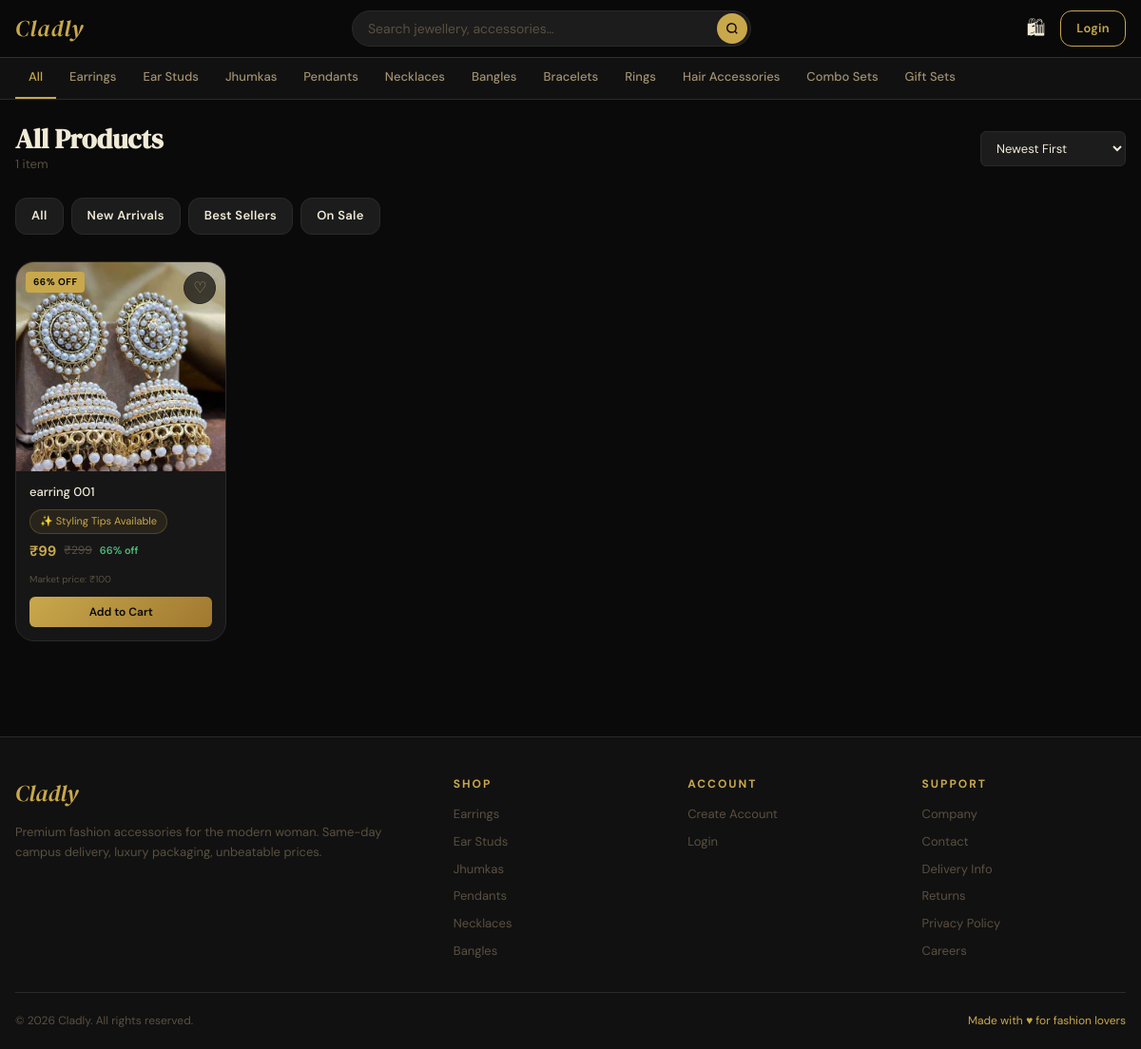
/products/, run on an earlier commit of the app's database.
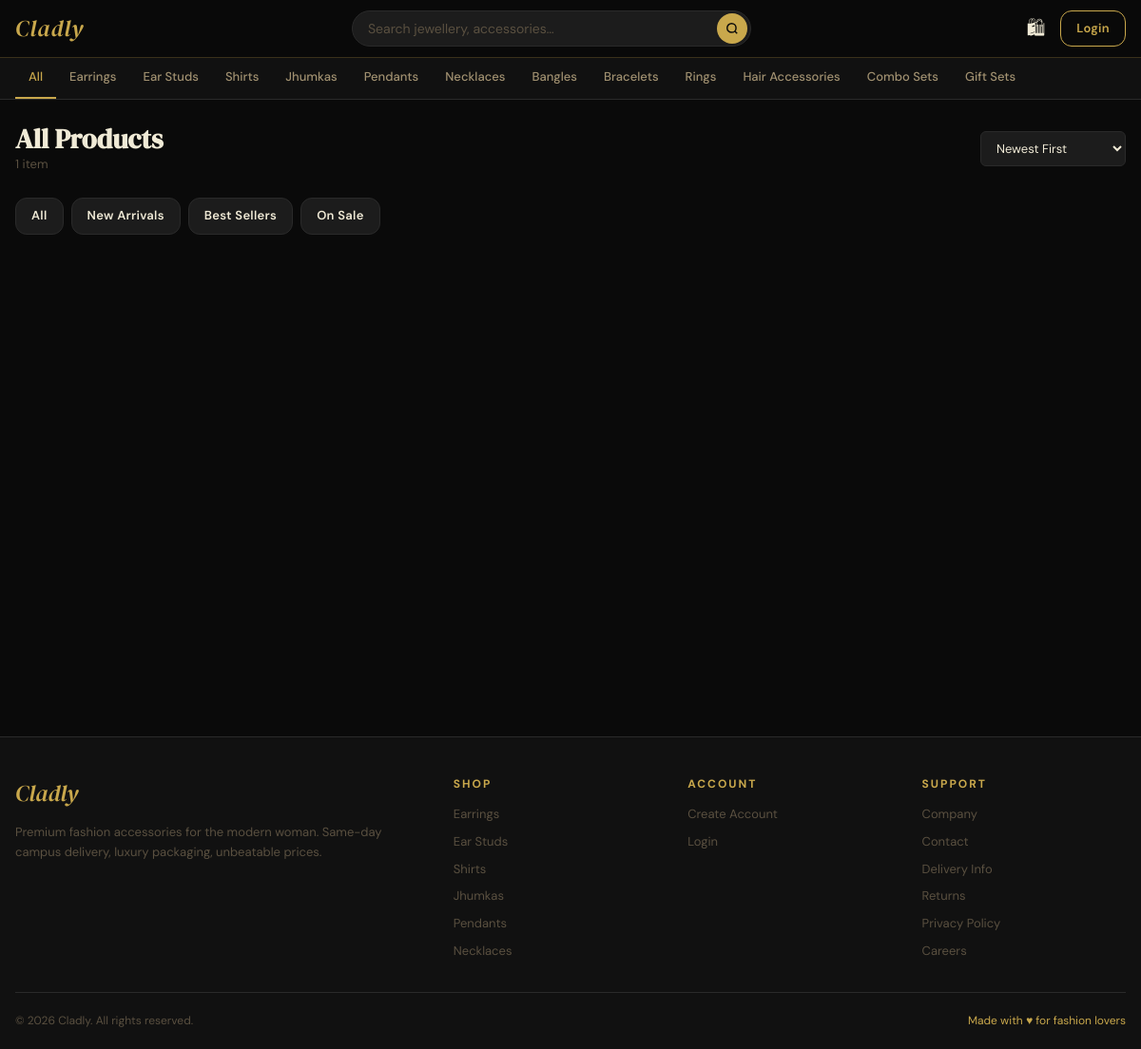
And on a later commit of the database.
### store/models.py (models this page shows, shortened)
class Category(models.Model):
    GENDER_CHOICES = [
        ('all', 'All'),
        ('girls', 'Girls'),
        ('boys', 'Boys'),
    ]
    name = models.CharField(max_length=100)
    slug = models.SlugField(unique=True)
    image = models.ImageField(upload_to='categories/', null=True, blank=True)
    description = models.TextField(blank=True)
    is_active = models.BooleanField(default=True)
    gender = models.CharField(max_length=10, choices=[('all','All'),('girls','Girls'),('boys','Boys')], default='girls')
    order = models.IntegerField(default=0)
    created_at = models.DateTimeField(auto_now_add=True)
    class Meta:
        verbose_name_plural = 'Categories'
        ordering = ['order', 'name']

class Product(models.Model):
    STOCK_STATUS = [
        ('in_stock', 'In Stock'),
        ('low_stock', 'Low Stock'),
        ('out_of_stock', 'Out of Stock'),
    ]
    name = models.CharField(max_length=200)
    slug = models.SlugField(unique=True)
    category = models.ForeignKey(Category, on_delete=models.SET_NULL, null=True, related_name='products')
    description = models.TextField()
    material = models.CharField(max_length=200, blank=True)
    color = models.CharField(max_length=100, blank=True)
    original_price = models.DecimalField(max_digits=10, decimal_places=2)
    selling_price = models.DecimalField(max_digits=10, decimal_places=2)
    local_market_price = models.DecimalField(max_digits=10, decimal_places=2, null=True, blank=True, help_text='local market Price')
    styling_tips = models.TextField(blank=True, null=True, help_text='Styling tips shown to customers on product page')
    stock_quantity = models.IntegerField(default=0)
    stock_status = models.CharField(max_length=20, choices=STOCK_STATUS, default='in_stock')
    is_active = models.BooleanField(default=True)
    is_new_arrival = models.BooleanField(default=False)
    is_best_seller = models.BooleanField(default=False)
    is_featured = models.BooleanField(default=False)
    delivery_days = models.IntegerField(default=1, help_text='Estimated delivery in days')
    tags = models.CharField(max_length=500, blank=True, help_text='Comma-separated tags')
    created_at = models.DateTimeField(auto_now_add=True)
    updated_at = models.DateTimeField(auto_now=True)
    class Meta:
        ordering = ['-created_at']
    def discount_percent(self):
        if self.original_price > self.selling_price:
            return int(((self.original_price - self.selling_price) / self.original_price) * 100)
        return 0
    def primary_image(self):
        img = self.images.filter(is_primary=True).first()
        if not img:
            img = self.images.first()
        return img

class ProductImage(models.Model):
    product = models.ForeignKey(Product, on_delete=models.CASCADE, related_name='images')
    image = models.ImageField(upload_to='products/')
    alt_text = models.CharField(max_length=200, blank=True)
    is_primary = models.BooleanField(default=False)
    order = models.IntegerField(default=0)
    class Meta:
        ordering = ['order', 'id']

### store/views.py (the view)
# urls.py: path('products/', views.product_list, name='product_list'),
def product_list(request):
    products = Product.objects.filter(is_active=True).prefetch_related('images')
    return _apply_product_filters(request, products, 'store/products/list.html', {})

### store/context_processors.py (called while the page is built)
def cart_wishlist_count(request):
    cart_count = 0
    wishlist_count = 0
    notif_count = 0
    if request.user.is_authenticated:
        cart_count = Cart.objects.filter(user=request.user).count()
        wishlist_count = Wishlist.objects.filter(user=request.user).count()
        notif_count = Notification.objects.filter(user=request.user, is_read=False).count()
    else:
        session_key = request.session.session_key
        if session_key:
            cart_count = Cart.objects.filter(session_key=session_key).count()
    return {
        'cart_count': cart_count,
        'wishlist_count': wishlist_count,
        'notif_count': notif_count,
    }

def categories_list(request):
    categories = Category.objects.filter(is_active=True).order_by('order', 'name')
    return {'nav_categories': categories}

### store/templates/store/products/list.html (shortened to what this page needs)
{% extends 'base.html' %}
{% load static %}
{% block content %}
<div class="container" style="padding-top:24px;padding-bottom:40px;">
  <div style="display:flex;align-items:center;justify-content:space-between;margin-bottom:24px;flex-wrap:wrap;gap:12px;">
    <div>
      <h1 style="font-family:var(--font-display);font-size:1.8rem;">All Products</h1>
      <p style="color:var(--text-muted);font-size:13px;">{{ products.paginator.count }} item{{ products.paginator.count|pluralize }}</p>
    </div>
    <form method="get">
      <select name="sort" class="form-control" style="width:auto;padding:8px 12px;font-size:13px;" onchange="this.form.submit()">
        <option value="">Newest First</option>
      </select>
    </form>
  </div>
  <div style="display:flex;gap:8px;overflow-x:auto;padding-bottom:8px;margin-bottom:20px;scrollbar-width:none;">
    <a href="?" class="btn btn-sm btn-dark">All</a>
    <a href="?new_arrivals=1" class="btn btn-sm btn-dark">New Arrivals</a>
    <a href="?best_sellers=1" class="btn btn-sm btn-dark">Best Sellers</a>
    <a href="?on_sale=1" class="btn btn-sm btn-dark">On Sale</a>
  </div>
  {% if products %}
    <div class="products-grid">
      {% for product in products %}{% include 'store/includes/product_card.html' %}{% endfor %}
    </div>
  {% else %}
    <div class="empty-state"><div class="empty-icon">✦</div><div class="empty-title">No products yet</div></div>
  {% endif %}
</div>
{% endblock %}

### templates/base.html (shortened to what this page needs)
{% load static %}
<!DOCTYPE html>
<html lang="en">
<head>
  <link rel="stylesheet" href="{% static 'store/css/main.css' %}">
</head>
<body class="page-body">
<nav class="navbar">
  <div class="navbar-inner">
    <a href="{% url 'home' %}" class="nav-logo">Cladly</a>
    <div class="nav-search">
      <form action="{% url 'search' %}" method="get">
        <input type="text" id="search-input" name="q" placeholder="Search jewellery, accessories…"
               value="{{ request.GET.q }}" autocomplete="off">
        <button type="submit" class="nav-search-btn">
          <svg width="14" height="14" viewBox="0 0 24 24" fill="none" stroke="currentColor" stroke-width="2.5">
            <circle cx="11" cy="11" r="8"/><line x1="21" y1="21" x2="16.65" y2="16.65"/>
          </svg>
        </button>
      </form>
    </div>
    <div class="nav-actions">
      <a href="{% url 'cart' %}" class="nav-icon-btn" title="Cart">
        🛍
      </a>
      {% if user.is_authenticated %}
        <a href="{% url 'profile' %}" class="nav-icon-btn" title="Profile">
          {% if user.profile_image %}
            <img src="{{ user.profile_image.url }}" style="width:28px;height:28px;border-radius:50%;object-fit:cover;border:1.5px solid var(--gold);">
          {% else %}
            <span style="width:28px;height:28px;background:var(--gold);border-radius:50%;display:flex;align-items:center;justify-content:center;color:var(--black);font-weight:700;font-size:12px;">{{ user.full_name|first|upper }}</span>
          {% endif %}
        </a>
        {% if user.is_staff %}
          <a href="{% url 'admin_dashboard' %}" class="nav-icon-btn" title="Admin" style="font-size:14px;color:var(--gold);">⚙</a>
        {% endif %}
      {% else %}
        <a href="{% url 'login' %}" class="btn btn-outline btn-sm" style="margin-left:4px;">Login</a>
      {% endif %}
    </div>
  </div>
</nav>
<div class="category-nav">
  <div class="category-nav-inner">
    <a href="{% url 'product_list' %}" class="cat-nav-item {% if request.resolver_match.url_name == 'product_list' %}active{% endif %}">All</a>
    {% for cat in nav_categories %}
      <a href="{% url 'category_products' cat.slug %}"
         class="cat-nav-item {% if request.resolver_match.kwargs.slug == cat.slug %}active{% endif %}">
        {{ cat.name }}
      </a>
    {% endfor %}
  </div>
</div>
<main>
  {% block content %}{% endblock %}
</main>
<footer class="footer">
  <div class="footer-grid">
    <div class="footer-brand">
      <a href="{% url 'home' %}" class="footer-logo">Cladly</a>
      <p class="footer-tagline">Premium fashion accessories for the modern woman. Same-day campus delivery, luxury packaging, unbeatable prices.</p>
    </div>
    <div>
      <div class="footer-heading">Shop</div>
      <div class="footer-links">
        {% for cat in nav_categories|slice:":6" %}
          <a href="{% url 'category_products' cat.slug %}">{{ cat.name }}</a>
        {% endfor %}
      </div>
    </div>
    <div>
      <div class="footer-heading">Account</div>
      <div class="footer-links">
        {% if user.is_authenticated %}
          <a href="{% url 'profile' %}">My Profile</a>
          <a href="{% url 'my_orders' %}">My Orders</a>
          <a href="{% url 'wishlist' %}">Wishlist</a>
          <a href="{% url 'address_list' %}">Addresses</a>
          <a href="{% url 'logout' %}">Logout</a>
        {% else %}
          <a href="{% url 'register' %}">Create Account</a>
          <a href="{% url 'login' %}">Login</a>
        {% endif %}
      </div>
    </div>
    <div>
      <div class="footer-heading">Support</div>
      <div class="footer-links">
        <a href="#">Company</a>
        <a href="#">Contact</a>
        <a href="#">Delivery Info</a>
        <a href="#">Returns</a>
        <a href="#">Privacy Policy</a>
        <a href="#">Careers</a>
      </div>
    </div>
  </div>
  <div class="footer-bottom">
    <span>© 2026 Cladly. All rights reserved.</span>
    <span style="color:var(--gold)">Made with ♥ for fashion lovers</span>
  </div>
</footer>
</body>
</html>

### store/templates/store/includes/product_card.html (shortened to what this page needs)
{% load static %}
{% with img=product.primary_image %}
<div class="product-card">
  <div class="product-image-wrap">
    <a href="{% url 'product_detail' product.slug %}">
      {% if img and img.image %}
        <img src="{{ img.image.url }}" alt="{{ product.name }}" loading="lazy">
      {% else %}
        <div style="width:100%;height:100%;display:flex;align-items:center;justify-content:center;color:var(--text-muted);font-size:2rem;">✦</div>
      {% endif %}
    </a>
    {% if product.discount_percent > 0 %}
      <span class="product-badge">{{ product.discount_percent }}% OFF</span>
    {% elif product.is_new_arrival %}
      <span class="product-badge new">NEW</span>
    {% elif product.is_best_seller %}
      <span class="product-badge hot">HOT</span>
    {% endif %}
    <button class="product-wishlist-btn {% if product.id in wishlist_ids %}active{% endif %}"
            data-wishlist="{{ product.id }}"
            data-guest="{% if not request.user.is_authenticated %}true{% else %}false{% endif %}"
            aria-label="{% if product.id in wishlist_ids %}Remove from wishlist{% else %}Add to wishlist{% endif %}">
      {% if product.id in wishlist_ids %}♥{% else %}♡{% endif %}
    </button>
  </div>
  <div class="product-info">
    <a href="{% url 'product_detail' product.slug %}">
      <div class="product-name">{{ product.name }}</div>
     {% if product.styling_tips %}
      <div style="display:inline-flex;align-items:center;gap:4px;background:rgba(201,168,76,0.1);border:1px solid var(--border-gold);border-radius:20px;padding:3px 10px;font-size:11px;color:var(--gold);margin-bottom:6px;">
         ✨ Styling Tips Available
      </div>
     {% endif %}
    </a>
    <div class="product-pricing">
      <span class="price-current">₹{{ product.selling_price|floatformat:0 }}</span>
      {% if product.discount_percent > 0 %}
        <span class="price-original">₹{{ product.original_price|floatformat:0 }}</span>
        <span class="price-discount">{{ product.discount_percent }}% off</span>
      {% endif %}
      {% if product.local_market_price %}
         <span style="font-size:10px;color:var(--text-muted);display:block;margin-top:2px;">
           Market price: ₹{{ product.local_market_price|floatformat:0 }}
         </span>
      {% endif %}
    </div>
    <div class="product-actions">
      {% if product.stock_status == 'out_of_stock' %}
        <button class="btn-add-cart" disabled style="opacity:0.5;cursor:not-allowed;">Out of Stock</button>
      {% else %}
        <button class="btn-add-cart"
                data-add-cart="{{ product.id }}"
                data-qty="1">
          Add to Cart
        </button>
      {% endif %}
    </div>
  </div>
</div>
{% endwith %}

What changed in the data, as far as the page shows it:
no longer on one of the page's lists (row unchanged): Category: name "Bangles"
no longer on this page (row edited): Product: primary_image.image (picture), discount_percent "66", name "earring 001", shows "✨ Styling Tips Available", selling_price "99", original_price "299", local_market_price "100"
added Category: name "Shirts"
